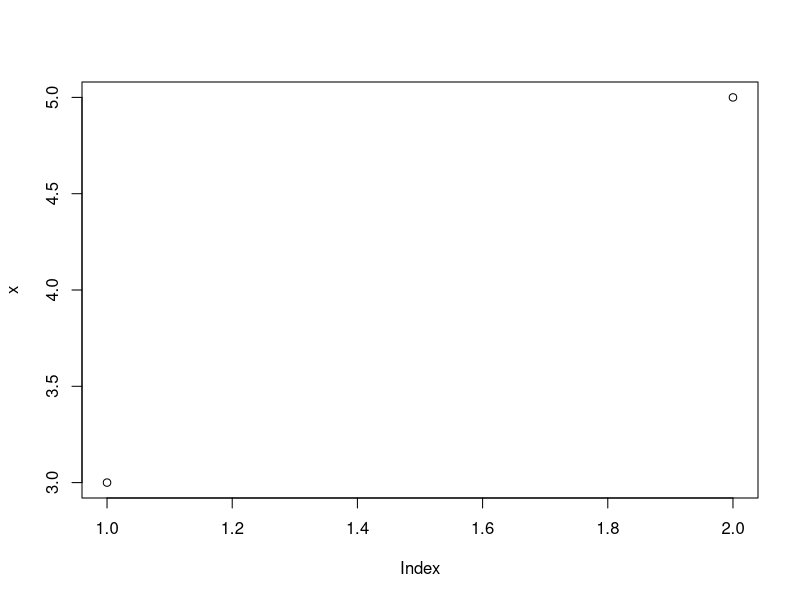
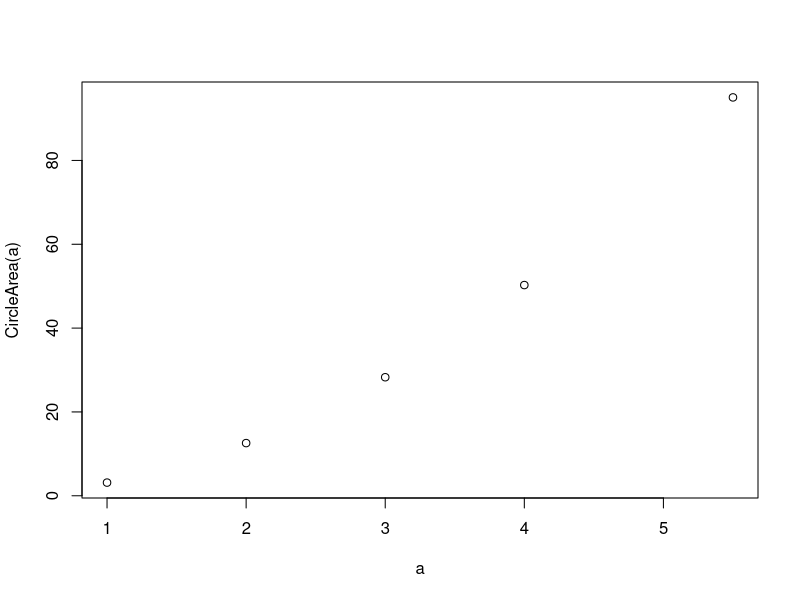

Source code (R) for these figures, in order:
#We recommend that you use file/ open script and select this file
#Select code in the script window and press ' ctrl r ' to run the code

#You can also copy text from this file and paste it in R Console
#Or use the command source("W1F5_Objects.r") to run the whole content at once

x <- 3
x <- NULL
x <- c(x,3) #concatenate the item 3 to x
x         #running the code x will return the content of x
x <- c(x,5)
x
a <- c(1,2,3,4,5.5) # numeric vector
b <- c("john","david","kumar","jane","mariam") # character vector
c <- c(TRUE,TRUE,FALSE, T, F) #logical vector
c
c[3]
c[c==T]
a[a>1 & a<4]
which(a>1 & a<4)

#Some ways of creating a sequence
seq(2, 100, 4)
2:6
paste("A", 1:6, sep= "")
rep(b, 5)
rep(letters[1:5], 3)

sample(LETTERS, 5, replace=TRUE)  #the function sample can sample with or without replacement
sample(LETTERS, 5, replace=T)
sample(LETTERS, 5, replace=T) #notice how sample generates a new sequence each time

set.seed(200)  # sometimes it is useful to create random, but reproducible numbers
sample(LETTERS, 5, replace=T)
set.seed(200) 
sample(LETTERS, 5, replace=T)

dice  <- sample(1:6, 50, replace=T)

#explore objects
typeof(dice)
dice[0]
str(dice)
is.vector(dice)
head(dice)
tail(dice)
length(dice)
max(dice)
min(dice)
summary(dice)
dice[5] <- 55
plot(x)
which(x>6)

# R has a matrix object
M <- dice
is.vector(M)
dim(M)<- c(10,5)  # rows, columns
?dim()
is.vector(M)
str(M)
M
#####fix(M) #the command fix() works in windows

#you can perform matrix operations
TM <- t(M)
TM
"some text" -> M[1,1]
M
# everything has to be the same type, the common possible type for integers and string would be string

#a list can hold a collection of different objects
MyList <- list(M, a, dice)
MyList
MyList[[1]][2,]

# data.frame 
#one row one observation, one column one variable
MyDataFrame <- data.frame(a, b, c)
MyDataFrame
str(MyDataFrame)
MyDataFrame$a
MyDataFrame[1,]

#calculating circle area radius 5
5^2 * pi
radius <- 5
radius^2 *pi

CircleArea <- function(radius) {
radius*radius*pi
}

CircleArea(5)
a
CircleArea(a)

plot(a, CircleArea(a))
#explore the function by typing
CircleArea
